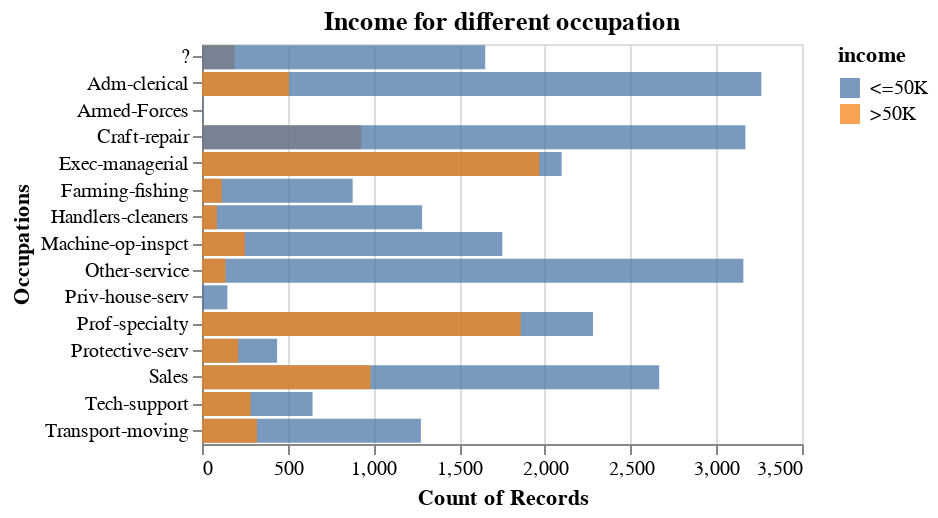

Notebook code for this chart:
### Code cell
alt.Chart(data_adult, title = "Income for different occupation").mark_bar(opacity = 0.75).encode(
    alt.Y('occupation').title("Occupations"),
    alt.X('count()').stack(False),
    alt.Color('income')
).properties(
    height=200,
    width=300
)

### Figure 1 — Vega specification as saved in the notebook (floating-point values rounded to 4 significant figures)
{"$schema": "https://vega.github.io/schema/vega/v5.json", "data": [{"name": "source_0", "values": [{"__count": 3263, "income": " <=50K", "occupation": " Adm-clerical"}, {"__count": 2098, "income": " <=50K", "occupation": " Exec-managerial"}, {"__count": 1284, "income": " <=50K", "occupation": " Handlers-cleaners"}, {"__count": 2281, "income": " <=50K", "occupation": " Prof-specialty"}, {"__count": 3158, "income": " <=50K", "occupation": " Other-service"}, {"__count": 1968, "income": " >50K", "occupation": " Exec-managerial"}, {"__count": 1859, "income": " >50K", "occupation": " Prof-specialty"}, {"__count": 2667, "income": " <=50K", "occupation": " Sales"}, {"__count": 929, "income": " >50K", "occupation": " Craft-repair"}, {"__count": 1277, "income": " <=50K", "occupation": " Transport-moving"}, {"__count": 879, "income": " <=50K", "occupation": " Farming-fishing"}, {"__count": 1752, "income": " <=50K", "occupation": " Machine-op-inspct"}, {"__count": 645, "income": " <=50K", "occupation": " Tech-support"}, {"__count": 283, "income": " >50K", "occupation": " Tech-support"}, {"__count": 3170, "income": " <=50K", "occupation": " Craft-repair"}, {"__count": 191, "income": " >50K", "occupation": " ?"}, {"__count": 438, "income": " <=50K", "occupation": " Protective-serv"}, {"__count": 983, "income": " >50K", "occupation": " Sales"}, {"__count": 1652, "income": " <=50K", "occupation": " ?"}, {"__count": 507, "income": " >50K", "occupation": " Adm-clerical"}, {"__count": 211, "income": " >50K", "occupation": " Protective-serv"}, {"__count": 137, "income": " >50K", "occupation": " Other-service"}, {"__count": 250, "income": " >50K", "occupation": " Machine-op-inspct"}, {"__count": 115, "income": " >50K", "occupation": " Farming-fishing"}, {"__count": 320, "income": " >50K", "occupation": " Transport-moving"}, {"__count": 8, "income": " <=50K", "occupation": " Armed-Forces"}, {"__count": 148, "income": " <=50K", "occupation": " Priv-house-serv"}, {"__count": 86, "income": " >50K", "occupation": " Handlers-cleaners"}, {"__count": 1, "income": " >50K", "occupation": " Armed-Forces"}, {"__count": 1, "income": " >50K", "occupation": " Priv-house-serv"}]}, {"name": "source_0_x_domain___count", "values": [{"min": 1, "max": 3263}]}, {"name": "source_0_y_domain_occupation", "values": [{"occupation": " Adm-clerical"}, {"occupation": " Exec-managerial"}, {"occupation": " Handlers-cleaners"}, {"occupation": " Prof-specialty"}, {"occupation": " Other-service"}, {"occupation": " Sales"}, {"occupation": " Craft-repair"}, {"occupation": " Transport-moving"}, {"occupation": " Farming-fishing"}, {"occupation": " Machine-op-inspct"}, {"occupation": " Tech-support"}, {"occupation": " ?"}, {"occupation": " Protective-serv"}, {"occupation": " Armed-Forces"}, {"occupation": " Priv-house-serv"}]}, {"name": "source_0_color_domain_income", "values": [{"income": " <=50K"}, {"income": " >50K"}]}], "marks": [{"type": "rect", "name": "marks", "from": {"data": "source_0"}, "encode": {"update": {"x2": {"value": 0, "scale": "x"}, "x": {"field": "__count", "scale": "x"}, "fill": {"field": "income", "scale": "color"}, "y": {"field": "occupation", "scale": "y"}, "height": {"signal": "max(0.25, bandwidth('y'))"}, "opacity": {"value": 0.75}}}, "style": ["bar"]}], "scales": [{"name": "x", "type": "linear", "domain": [{"signal": "(data(\"source_0_x_domain___count\")[0] || {}).min"}, {"signal": "(data(\"source_0_x_domain___count\")[0] || {}).max"}], "range": [0, {"signal": "width"}], "nice": true, "zero": true}, {"name": "y", "type": "band", "domain": {"data": "source_0_y_domain_occupation", "field": "occupation", "sort": true}, "range": [0, {"signal": "height"}], "paddingOuter": 0.05, "paddingInner": 0.1}, {"name": "color", "type": "ordinal", "domain": {"data": "source_0_color_domain_income", "field": "income", "sort": true}, "range": "category"}], "axes": [{"scale": "x", "minExtent": 0, "domain": false, "aria": false, "labels": false, "gridScale": "y", "maxExtent": 0, "zindex": 0, "ticks": false, "orient": "bottom", "tickCount": {"signal": "ceil(width/40)"}, "grid": true}, {"scale": "x", "tickCount": {"signal": "ceil(width/40)"}, "labelFlush": true, "labelOverlap": true, "zindex": 0, "grid": false, "orient": "bottom", "title": "Count of Records"}, {"scale": "y", "orient": "left", "title": "Occupations", "zindex": 0, "grid": false}], "title": {"text": "Income for different occupation", "frame": "group"}, "height": 200, "padding": 5, "style": "cell", "legends": [{"fill": "color", "symbolType": "square", "title": "income", "encode": {"symbols": {"update": {"opacity": {"value": 0.75}}}}}], "background": "white", "width": 300}
